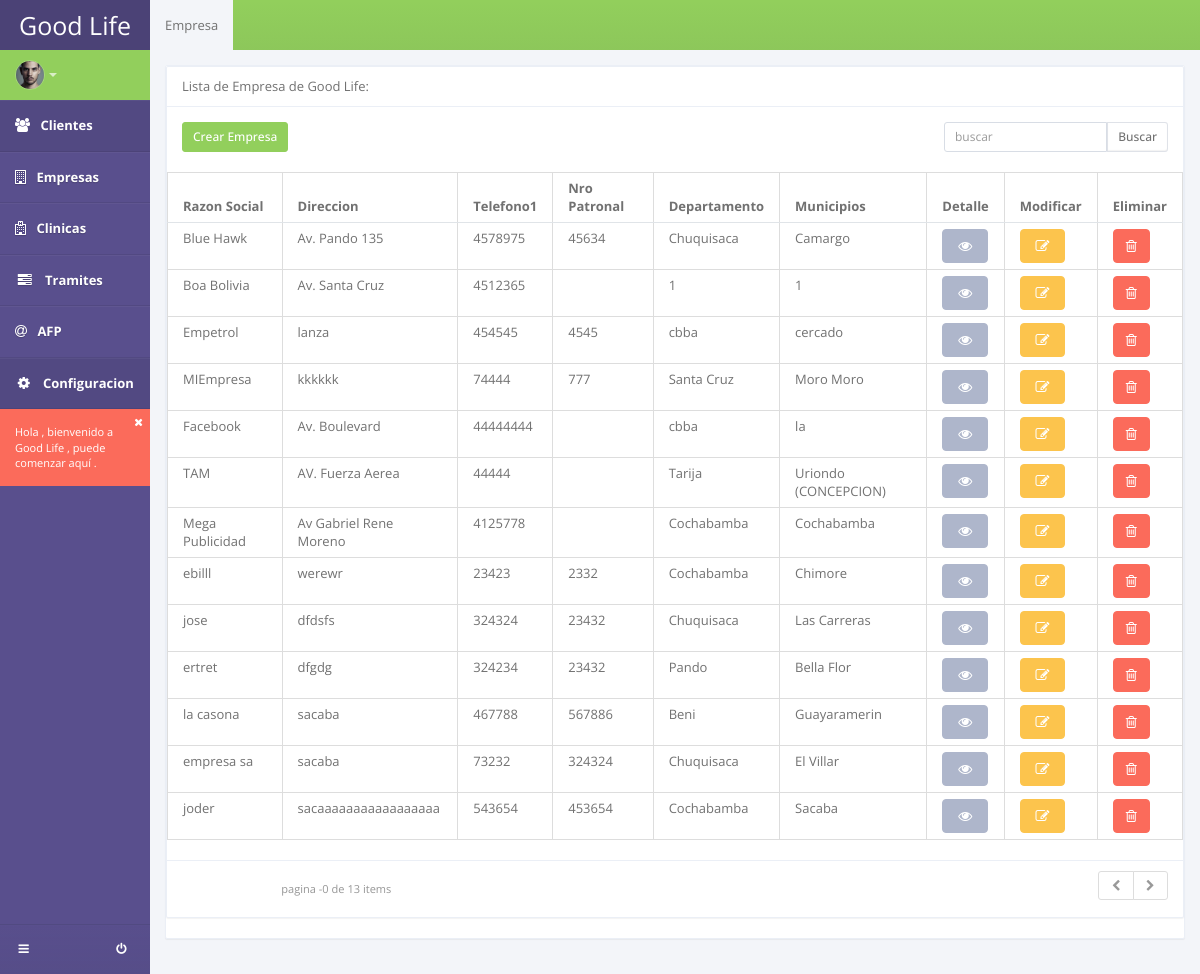
/listar_empresa/, run on the app's committed database.
### apps/empresas/models.py (models this page shows, shortened)
class Empresa(models.Model):
	razon_social = models.CharField(max_length=150)
	direccion = models.CharField(max_length=150)
	telefono1 = models.CharField(max_length=20, blank=True)
	telefono2 = models.CharField(max_length=20, blank=True)
	nro_patronal = models.CharField(max_length=50, blank=True)
	departamento = models.CharField(max_length=100)
	municipios = models.CharField(max_length=100)

### apps/empresas/views.py (the view)
# urls.py: url(r'^listar_empresa/$', EmpresaList.as_view(), name='listar_empresa'),
class EmpresaList(ListView):
	template_name = 'empresas/lista_empresa.html'
	model = Empresa

### templates/empresas/lista_empresa.html (shortened to what this page needs)
{% extends 'base_sistema.html' %}
{% block content %}
<section id="content">
	<section class="vbox">
		<header class="header bg-success bg-gradient">
	        <ul class="nav nav-tabs">
	            <li class="active"><a href="#static" data-toggle="tab">Empresa</a></li>
	        </ul>
	    </header>
	    <section class="scrollable wrapper">
			<div class="tab-content">
				<div class="panel panel-default">
					<section class="panel">
					    <header class="panel-heading"> Lista de Empresa de Good Life: </header>
					    <div class="row text-sm wrapper">
					        <div class="col-sm-5 m-b-xs">
					            <a class="btn btn-sm btn-success" href="/registrar_empresa/">Crear Empresa</a>
					        </div>
					        <div class="col-sm-4 m-b-xs">
					        </div>
					        <div class="col-sm-3">
					        	<form method="get">
					            <div class="input-group">
					                <input type="text" class="input-sm form-control" placeholder="buscar" name="q"> <span class="input-group-btn"> <button class="btn btn-sm btn-white" type="submit">Buscar</button> </span> </div>
					            </form>
					        </div>
					    </div>
					    <div class="table-responsive">
					        <table summary="This table shows how to create responsive tables using Bootstrap's default functionality" class="table table-bordered table-hover">
						          <thead>
						            <tr>
						            	<th>Razon Social</th>
						            	<th>Direccion</th>
										<th>Telefono1</th>
										<th>Nro Patronal</th>
										<th>Departamento</th>
										<th>Municipios</th>
										<th>Detalle</th>
										<th>Modificar</th>
										<th>Eliminar</th>
						            </tr>
							        </thead>
										<tbody>
									{% for object in object_list %}
										<tr>
											<td>{{object.razon_social}}</td>
											<td>{{object.direccion}}</td>
											<td>{{object.telefono1}}</td>
											<td>{{object.nro_patronal}}</td>
											<td>{{object.departamento}}</td>
											<td>{{object.municipios}}</td>
											<td>
												<a class="btn btn-default" href="/detail_empresa/{{object.id}}"><i class="icon-eye-open text"></i></a>
											</td>
											<td>
												<a class="btn btn-warning" href="/update_empresa/{{object.id}}"><i class="icon-edit text"></i></a>
											</td>
											<td>
												<a class="btn btn-danger" href="#" data-toggle="modal" data-target="#modalDel{{object.id}}"><i class="fa fa-trash-o text"></i></a>
											</td>
										</tr>
									{% endfor %}
									</tbody>
						        </table>
					    </div>
						{% include "_pagination.html" %}
					</section>
			</div>
		</section>
	</section>
</section>
{% endblock content %}

### data on the page
Empresa: razon_social "Blue Hawk", direccion "Av. Pando 135", telefono1 "4578975", nro_patronal "45634", departamento "Chuquisaca", municipios "Camargo"
Empresa: razon_social "Boa Bolivia", direccion "Av. Santa Cruz", telefono1 "4512365", departamento "1", municipios "1"
Empresa: razon_social "Empetrol", direccion "lanza", telefono1 "454545", nro_patronal "4545", departamento "cbba", municipios "cercado"
Empresa: razon_social "MIEmpresa", direccion "kkkkkk", telefono1 "74444", nro_patronal "777", departamento "Santa Cruz", municipios "Moro Moro"
Empresa: razon_social "Facebook", direccion "Av. Boulevard", telefono1 "44444444", departamento "cbba", municipios "la"
Empresa: razon_social "TAM", direccion "AV. Fuerza Aerea", telefono1 "44444", departamento "Tarija", municipios "Uriondo (CONCEPCION)"
Empresa: razon_social "Mega Publicidad", direccion "Av Gabriel Rene Moreno", telefono1 "4125778", departamento "Cochabamba", municipios "Cochabamba"
Empresa: razon_social "ebilll", direccion "werewr", telefono1 "23423", nro_patronal "2332", departamento "Cochabamba", municipios "Chimore"
Empresa: razon_social "jose", direccion "dfdsfs", telefono1 "324324", nro_patronal "23432", departamento "Chuquisaca", municipios "Las Carreras"
Empresa: razon_social "ertret", direccion "dfgdg", telefono1 "324234", nro_patronal "23432", departamento "Pando", municipios "Bella Flor"
Empresa: razon_social "la casona", direccion "sacaba", telefono1 "467788", nro_patronal "567886", departamento "Beni", municipios "Guayaramerin"
Empresa: razon_social "empresa sa", direccion "sacaba", telefono1 "73232", nro_patronal "324324", departamento "Chuquisaca", municipios "El Villar"
Empresa: razon_social "joder", direccion "sacaaaaaaaaaaaaaaaaa", telefono1 "543654", nro_patronal "453654", departamento "Cochabamba", municipios "Sacaba"

### other printed values
{{ page_obj.pages|length }} "0"
{{ object_list.count }} "13"
